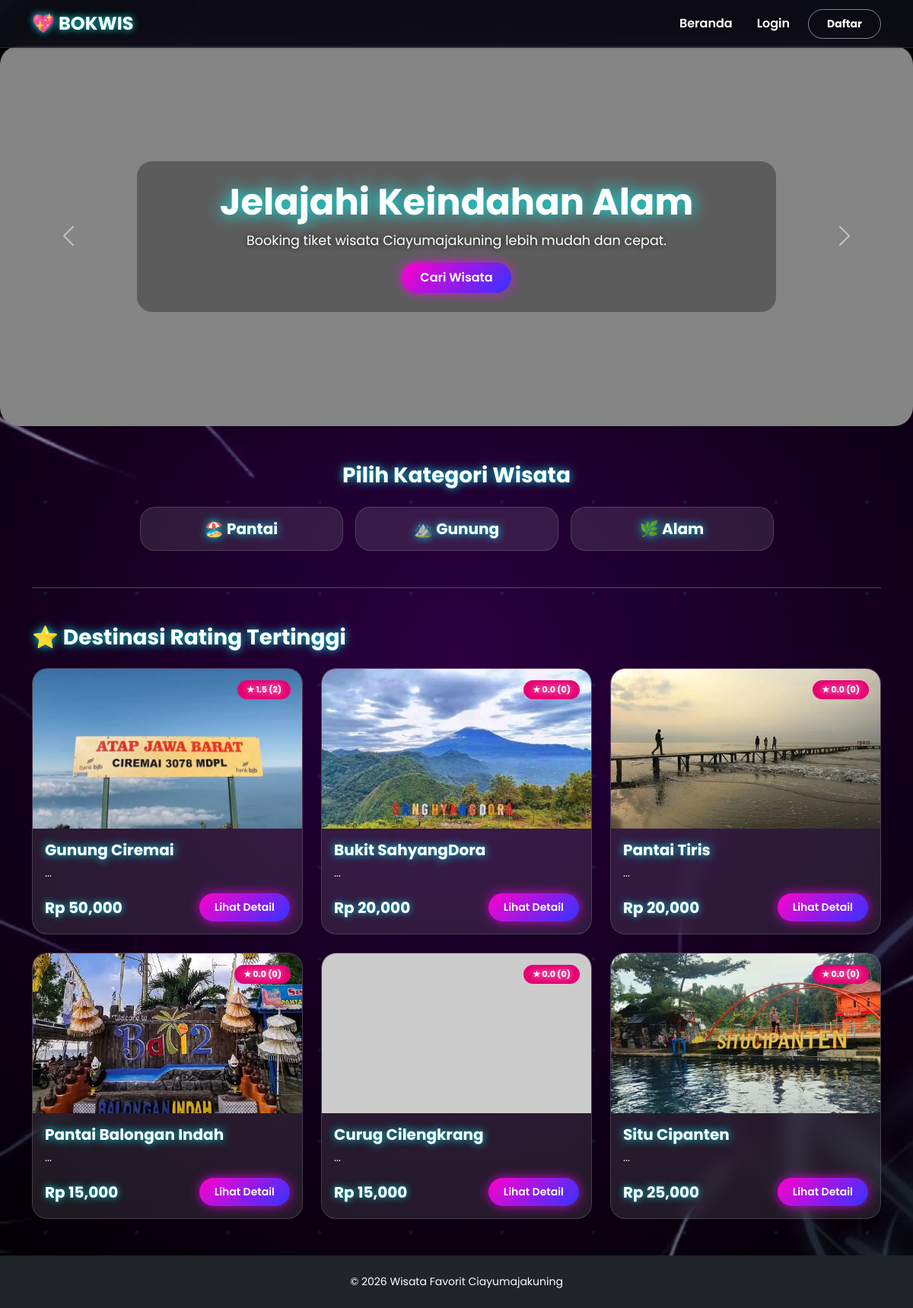
Page /webdev/index.php on the committed database.
### tables this page shows
CREATE TABLE `destinasi` (
  `id_destinasi` int(11) NOT NULL,
  `nama_wisata` varchar(100) NOT NULL,
  `kategori` enum('Alam','Gunung','Pantai') NOT NULL,
  `harga_tiket` int(11) DEFAULT 50000,
  `deskripsi` text DEFAULT NULL,
  `gambar` varchar(255) DEFAULT NULL,
  `maps` text DEFAULT NULL
);

### webdev/index.php (the view, shortened to what this page needs)
<?php
include 'header.php';
if (isset($_GET['kategori'])) {
    $kat = mysqli_real_escape_string($conn, $_GET['kategori']);
    $query = mysqli_query($conn, "SELECT d.*, AVG(r.rating) as rata_rating, COUNT(r.id_review) as total_rev
                                  FROM destinasi d
                                  LEFT JOIN review r ON d.id_destinasi = r.id_destinasi
                                  WHERE d.kategori = '$kat'
                                  GROUP BY d.id_destinasi
                                  ORDER BY rata_rating DESC");
    $title_section = "Wisata " . $kat . " Terbaik";
} else {
    $query = mysqli_query($conn, "SELECT d.*, AVG(r.rating) as rata_rating, COUNT(r.id_review) as total_rev
                                  FROM destinasi d
                                  LEFT JOIN review r ON d.id_destinasi = r.id_destinasi
                                  GROUP BY d.id_destinasi
                                  ORDER BY rata_rating DESC LIMIT 6");
    $title_section = "⭐ Destinasi Rating Tertinggi";
}
?>
<div id="hero" class="carousel slide shadow" data-bs-ride="carousel">
  <div class="carousel-inner">
    <div class="carousel-item active">
      <img src="foto/p1.JPG" class="d-block w-100" onerror="this.src='https://via.placeholder.com/1200x500?text=Jelajahi+Keindahan+Alam'">
      <div class="carousel-caption">
        <h1 class="fw-bold text-white">Jelajahi Keindahan Alam</h1>
        <p class="text-white">Booking tiket wisata Ciayumajakuning lebih mudah dan cepat.</p>
        <a href="#destinasi" class="btn btn-pink px-4">Cari Wisata</a>
      </div>
    </div>
  </div>
  <button class="carousel-control-prev" type="button" data-bs-target="#hero" data-bs-slide="prev">
    <span class="carousel-control-prev-icon"></span>
  </button>
  <button class="carousel-control-next" type="button" data-bs-target="#hero" data-bs-slide="next">
    <span class="carousel-control-next-icon"></span>
  </button>
</div>
<section id="kategori" class="container my-5">
    <div class="text-center mb-4">
        <h3 class="fw-bold">Pilih Kategori Wisata</h3>
    </div>
    <div class="row g-3 justify-content-center text-center">
        <div class="col-6 col-md-3">
            <a href="index.php?kategori=Pantai#destinasi" class="text-decoration-none">
                <div class="card card-kategori shadow-sm p-3">
                    <h5 class="fw-bold mb-0" style="color: var(--pink-dark);">🏖️ Pantai</h5>
                </div>
            </a>
        </div>
        <div class="col-6 col-md-3">
            <a href="index.php?kategori=Gunung#destinasi" class="text-decoration-none">
                <div class="card card-kategori shadow-sm p-3">
                    <h5 class="fw-bold mb-0" style="color: var(--pink-dark);">⛰️ Gunung</h5>
                </div>
            </a>
        </div>
        <div class="col-6 col-md-3">
            <a href="index.php?kategori=Alam#destinasi" class="text-decoration-none">
                <div class="card card-kategori shadow-sm p-3">
                    <h5 class="fw-bold mb-0" style="color: var(--pink-dark);">🌿 Alam</h5>
                </div>
            </a>
        </div>
    </div>
</section>
<div class="container"><hr></div>
<div id="destinasi" class="container my-5">
    <div class="d-flex justify-content-between align-items-center mb-4">
        <h3 class="fw-bold mb-0"><?= $title_section; ?></h3>
    </div>
    <div class="row g-4">
        <?php
        if(mysqli_num_rows($query) > 0) {
            while($d = mysqli_fetch_array($query)):
                $rating = round($d['rata_rating'], 1) ?: '0.0';
        ?>
        <div class="col-md-4">
            <div class="card card-destinasi shadow-sm h-100 position-relative">
                <div class="badge-hot">
                    ★ <?= $rating; ?> (<?= $d['total_rev']; ?>)
                </div>
                <img src="foto/<?= $d['gambar']; ?>" class="card-img-top img-card" onerror="this.src='https://via.placeholder.com/400x250'">
                <div class="card-body d-flex flex-column">
                    <h5 class="fw-bold mb-2"><?= $d['nama_wisata']; ?></h5>
                    <p class="text-muted small"><?= substr($d['deskripsi'], 0, 80); ?>...</p>
                    <div class="mt-auto d-flex justify-content-between align-items-center">
                        <span class="fw-bold fs-5 text-dark">Rp <?= number_format($d['harga_tiket']); ?></span>
                        <a href="detail.php?id=<?= $d['id_destinasi']; ?>" class="btn btn-pink btn-sm">Lihat Detail</a>
                    </div>
                </div>
            </div>
        </div>
        <?php endwhile; } else { echo "<p class='text-center text-muted'>Belum ada data untuk kategori ini.</p>"; } ?>
    </div>
</div>
<?php include 'footer.php'; ?>

### webdev/header.php (style rules this page uses)
:root { --pink-main: #ff4da6; --pink-dark: #e60073; --pink-light: #ffe6f2; }
body { font-family: 'Segoe UI', sans-serif; background-color: #f8f9fa; scroll-behavior: smooth; }
.carousel-item { height: 500px; }
.carousel-item img { object-fit: cover; height: 100%; filter: brightness(65%); }
.carousel-caption { bottom: 30%; background: rgba(0,0,0,0.3); border-radius: 20px; padding: 25px; backdrop-filter: blur(5px); }
.card-kategori { background-color: var(--pink-light); border: none; border-radius: 20px; transition: 0.3s; text-align: center; padding: 20px; }
.card-destinasi { border: none; border-radius: 20px; transition: 0.3s; overflow: hidden; background: white; }
.img-card { height: 210px; object-fit: cover; }
.btn-pink { background: var(--pink-main); color: white; border-radius: 25px; border: none; padding: 8px 20px; font-weight: bold; }
.badge-hot { position: absolute; top: 15px; right: 15px; background: var(--pink-dark); color: white; padding: 4px 12px; border-radius: 20px; font-size: 11px; font-weight: bold; z-index: 5; }

### webdev/index.php (style rules this page uses)
body { background: url('foto/bg.jpg') no-repeat center center fixed; background-size: cover; animation: bgZoom 18s ease-in-out infinite alternate; overflow-x: hidden; position: relative; }
body::before { content: ""; position: fixed; inset: 0; background: radial-gradient(circle at center, rgba(170,0,255,0.25), rgba(0,0,0,0.65)); animation: glowMove 10s ease-in-out infinite alternate; z-index: -1; }
body::after { content: ""; position: fixed; inset: 0; background: radial-gradient(circle, rgba(0,255,255,0.15) 2px, transparent 3px); background-size: 120px 120px; animation: sparkle 20s linear infinite; z-index: -1; opacity: 0.6; }
.card { background: rgba(255,255,255,0.10); backdrop-filter: blur(12px); border: 1px solid rgba(255,255,255,0.15); border-radius: 20px; color: white; transition: 0.4s; }
.carousel { border-radius: 25px; overflow: hidden; animation: floatHero 5s ease-in-out infinite; }
h1, h3, h5 { text-shadow: 0 0 10px rgba(0,255,255,0.8); }
.btn-pink { box-shadow: 0 0 15px rgba(255,0,255,0.7); transition: 0.3s; }
* { font-family: 'Poppins', sans-serif; }
body, p, span, small, a, label, li, td, th { color: #ffffff !important; }
h1,h2,h3,h4,h5,h6 { color: #ffffff !important; font-weight: 700; text-shadow: 0 0 12px rgba(0,255,255,0.9); }
.text-muted { color: #f1f1f1 !important; }
.fs-5 { color: #00ffff !important; font-weight: bold; text-shadow: 0 0 10px rgba(0,255,255,0.8); }
.card p, .card h5, .card span { color: white !important; }
.card-kategori h5 { color: #ffffff !important; }
.btn { font-weight: 600; }
.btn-pink { background: linear-gradient(135deg, #ff00cc, #3333ff); border: none; color: white !important; }
.carousel-caption h1 { font-size: 3rem; font-weight: 800; text-shadow: 0 0 20px rgba(0,255,255,1); }
.carousel-caption p { font-size: 1.1rem; color: #ffffff !important; text-shadow: 0 0 10px rgba(0,0,0,0.9); }
.badge-hot { color: white; font-weight: bold; text-shadow: 0 0 8px rgba(255,255,255,0.9); }
a { text-decoration: none; }
#hero { max-width: 1200px; margin: 30px auto; border-radius: 25px; overflow: hidden; }
#hero .carousel-item img { height: 500px; object-fit: cover; filter: brightness(65%); }

### rows in the picture
destinasi: rating "1.5", total_rev "2", gambar (picture), nama_wisata "Gunung Ciremai", harga_tiket "50,000"
destinasi: rating "0.0", total_rev "0", gambar (picture), nama_wisata "Bukit SahyangDora", harga_tiket "20,000"
destinasi: rating "0.0", total_rev "0", gambar (picture), nama_wisata "Pantai Tiris", harga_tiket "20,000"
destinasi: rating "0.0", total_rev "0", gambar (picture), nama_wisata "Pantai Balongan Indah", harga_tiket "15,000"
destinasi: rating "0.0", total_rev "0", nama_wisata "Curug Cilengkrang", harga_tiket "15,000"
destinasi: rating "0.0", total_rev "0", gambar (picture), nama_wisata "Situ Cipanten", harga_tiket "25,000"

### other values in the picture
$title_section "⭐ Destinasi Rating Tertinggi"
